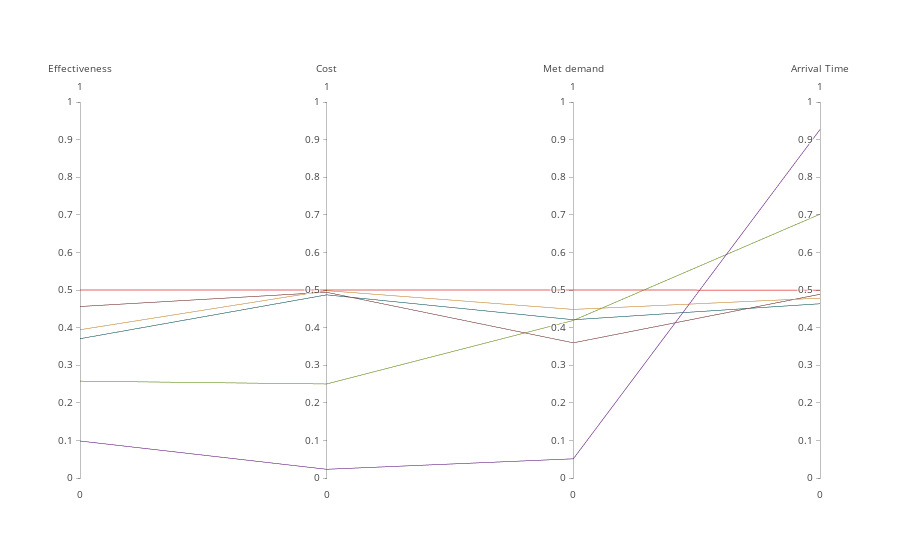

The notebook cell saved with this chart:
### Code cell
import pandas as pd 

plotly.offline.init_notebook_mode(connected=True)

data = [
    go.Parcoords(
        line = dict(color = st_dom_scores['policy_number'],
                   colorscale = [[0, '#6C9E12'], 
                                [0.2,'#0D5F67'], 
                                [0.4,'#7e2e2e'], 
                                [0.6, '#69178C'], 
                                [0.8, '#DE9733'],
                                [1,'#ff0000']]),  #
        dimensions = list([
            dict(range = [0,1],
                label = 'Effectiveness', values = st_dom_scores['Robustness in Effectiveness']),
            dict(range = [0,1],
                label = 'Cost', values = st_dom_scores['Robustness in Cost per death prevented']),
            dict(range = [0,1],
                label = 'Met demand', values = st_dom_scores['Robustness in Difference in Demand Met']),
            dict(range = [0,1],
                label = 'Arrival Time', values = st_dom_scores['Robustness in Difference in Arrival Time'])
        ])
    )
]



fig = go.Figure(data = data)
plotly.offline.iplot(fig, filename = 'parcoords-basic')

### Figure 1 — Plotly figure (JSON) as saved in the notebook; plotly's stock layout.template omitted (floating-point values rounded to 4 significant figures)
{"data": [{"dimensions": [{"label": "Effectiveness", "range": [0, 1], "values": ["0.2576", "0.3704", "0.4561", "0.0984", "0.3943", "0.5"]}, {"label": "Cost", "range": [0, 1], "values": ["0.2501", "0.4871", "0.4939", "0.0232", "0.4983", "0.5"]}, {"label": "Met demand", "range": [0, 1], "values": ["0.4191", "0.4209", "0.3595", "0.051", "0.4484", "0.5"]}, {"label": "Arrival Time", "range": [0, 1], "values": ["0.7016", "0.4634", "0.4886", "0.9268", "0.4783", "0.4997"]}], "line": {"color": [0, 0.2, 0.4, 0.6, 0.8, 1], "colorscale": [[0, "#6C9E12"], [0.2, "#0D5F67"], [0.4, "#7e2e2e"], [0.6, "#69178C"], [0.8, "#DE9733"], [1, "#ff0000"]]}, "type": "parcoords", "uid": "13fea6e7-c37f-4f28-aee8-3a73395ff584"}], "layout": {}}
